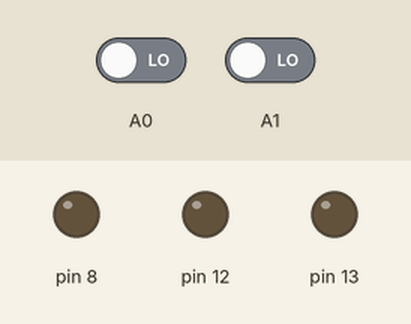
Simulated run of this sketch. Board: Arduino Uno, built with avr-gcc and run on an emulated ATmega328P. On the bench: output pins drawn as LEDs (lit = HIGH). Dashed ring = blinking. The inputs (shaded band) are chosen by the test bench; at power-on: A0 LOW, A1 LOW. What the sketch prints to the serial monitor is not drawn.

Above: at 1.7 s.
1.8 s: A0 driven HIGH
At 2.25 s:
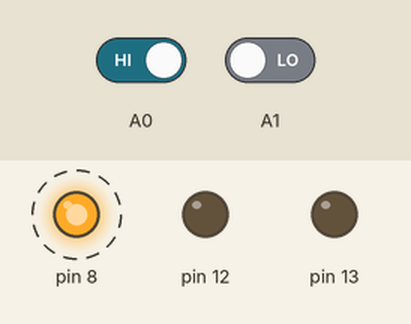
4.8 s: A1 driven HIGH
At 5.6 s:
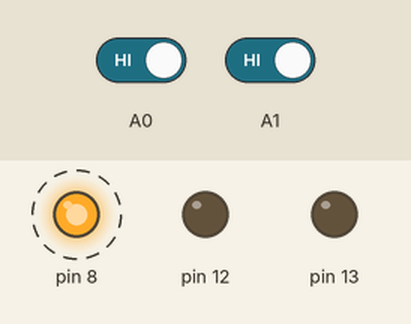
7.8 s: A0 driven LOW
10.8 s: A1 driven LOW
At 11.4 s:
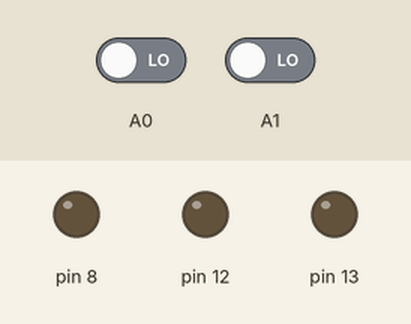
Timing chart, 0 to 13.3 s (numbered marks = the images above; inputs shaded):
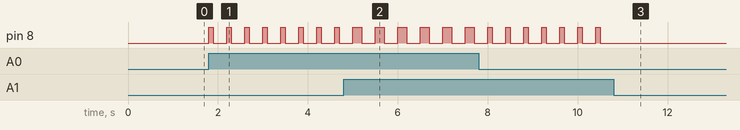

The sketch:

INdemo.ino
```cpp
#include<Wire.h>
#include<TimeLib.h>
#include<DS1307RTC.h>

#define NOOP  12

bool flag = false;

struct TrainTime{
  int hour;
  int minute;
  bool deperture; //発着  true:発車   false:到着
  bool direction; //方向  true:西舞鶴・綾部方面   false:小浜・敦賀方面
};


struct TrainTime traintime[NOOP] = {
  {17, 1,true, true},//0   //17時から22時(終電)
  {15,47,true, true},
  {17, 4,true,false},
  {17, 8,true, true},
  {15,51,true, true},
  {15,59,true,false},
  {16,39,true, true},
  {15,55,true,false},
  {16,35,true, true},
  {14,18,true,false},
  {15,38,true, true},
  {15, 0,true, true}
};

void setup()
{
  pinMode(8,OUTPUT);
  pinMode(12,OUTPUT);
  pinMode(13,OUTPUT);
  pinMode(A0,INPUT);
  pinMode(A1,INPUT);
  pinMode(A2,INPUT);
  Serial.begin(9600);
  while(!Serial); //wait for serial

  digitalWrite(8,LOW);
}

void loop()
{
  delay(300);
//  tmElements_t tm;  //
//  RTC.read(tm);   //時間取得

  if(digitalRead(A0)==1)
  {
    digitalWrite(8,HIGH);
    Serial.write('D');
    delay(100);
    digitalWrite(8,LOW);
  }

  if(digitalRead(A1)==1)
  {
    digitalWrite(8,HIGH);
    Serial.write('A');
    delay(100);
    digitalWrite(8,LOW);
  }
  /*
  int i;
  for(i=0;i<NOOP;i++)
  {
    if((tm.Hour==traintime[i].hour) && (tm.Minute==traintime[i].minute))
    {
      digitalWrite(13,HIGH);
      flag = true;  //フラグ立てる
      break;  //脱出
    }
  }

  if(flag == true)
  {
    digitalWrite(8,HIGH);
    switch(traintime[i].deperture)
    {
      case true:
        Serial.write('D');
        delay(100);//一応delay
        break;
      case false:
        Serial.write('A');
        delay(100);//一応delay
        break;
    }
    digitalWrite(8,LOW);
    digitalWrite(13,LOW);
  }else
  {
    digitalWrite(12,HIGH);
    delay(200);
    digitalWrite(12,LOW);
  }

  flag = false; //フラグを落とす
*/
}
```

Measured:
- after the input at 1.8 s, pin 8: alternates HIGH for 0.10 s and LOW for 0.30 s, starting at once
- after the input at 4.8 s, pin 8: alternates HIGH for 0.20 s and LOW for 0.30 s, starting after 0.40 s
- after the input at 10.8 s, pin 8: stops changing and stays LOW
